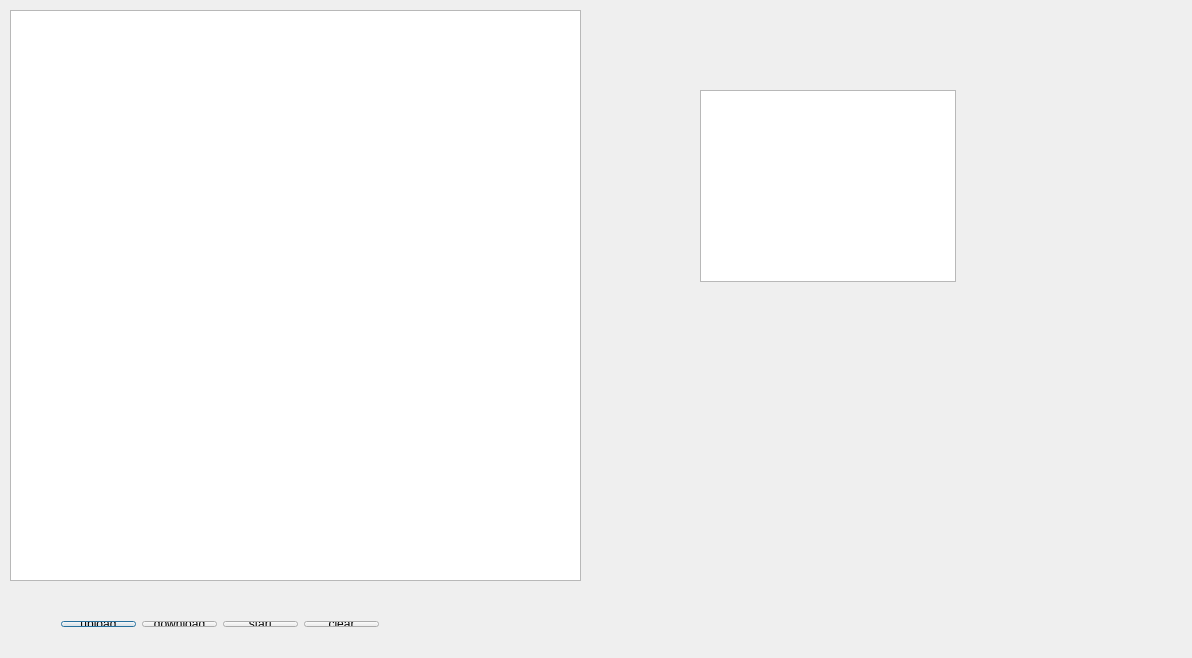
<?xml version="1.0" encoding="UTF-8"?>
<ui version="4.0">
 <class>Dialog</class>
 <widget class="QDialog" name="Dialog">
  <property name="geometry">
   <rect>
    <x>0</x>
    <y>0</y>
    <width>1192</width>
    <height>658</height>
   </rect>
  </property>
  <property name="mouseTracking">
   <bool>false</bool>
  </property>
  <property name="windowTitle">
   <string>Dialog</string>
  </property>
  <widget class="QWidget" name="">
   <property name="geometry">
    <rect>
     <x>50</x>
     <y>610</y>
     <width>340</width>
     <height>28</height>
    </rect>
   </property>
   <layout class="QHBoxLayout" name="horizontalLayout">
    <item>
     <widget class="QPushButton" name="upload">
      <property name="text">
       <string>upload</string>
      </property>
     </widget>
    </item>
    <item>
     <widget class="QPushButton" name="download">
      <property name="text">
       <string>download</string>
      </property>
     </widget>
    </item>
    <item>
     <widget class="QPushButton" name="start">
      <property name="text">
       <string>start</string>
      </property>
     </widget>
    </item>
    <item>
     <widget class="QPushButton" name="stop">
      <property name="text">
       <string>clear</string>
      </property>
     </widget>
    </item>
   </layout>
  </widget>
  <widget class="myMouseEvent" name="graphicsView">
   <property name="enabled">
    <bool>true</bool>
   </property>
   <property name="geometry">
    <rect>
     <x>10</x>
     <y>10</y>
     <width>571</width>
     <height>571</height>
    </rect>
   </property>
   <property name="cursor" stdset="0">
    <cursorShape>CrossCursor</cursorShape>
   </property>
   <property name="mouseTracking">
    <bool>true</bool>
   </property>
  </widget>
  <widget class="myMouseEvent" name="graphicsView_2">
   <property name="enabled">
    <bool>true</bool>
   </property>
   <property name="geometry">
    <rect>
     <x>700</x>
     <y>90</y>
     <width>256</width>
     <height>192</height>
    </rect>
   </property>
   <property name="cursor" stdset="0">
    <cursorShape>CrossCursor</cursorShape>
   </property>
   <property name="mouseTracking">
    <bool>true</bool>
   </property>
  </widget>
 </widget>
 <layoutdefault spacing="6" margin="11"/>
 <customwidgets>
  <customwidget>
   <class>myMouseEvent</class>
   <extends>QGraphicsView</extends>
   <header location="global">mymouseevent.h</header>
  </customwidget>
 </customwidgets>
 <resources/>
 <connections/>
</ui>
